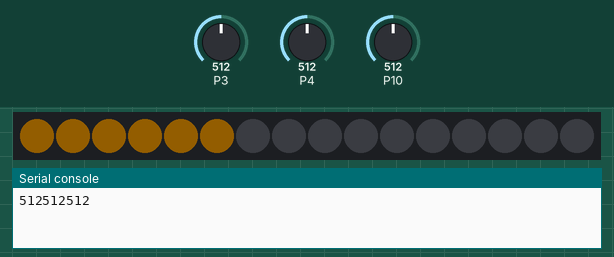
Simulated run of this program. Board: BBC micro:bit (MakeCode). Parts: 16 RGB LEDs in strip order, left to right, the last lines printed to the serial console. The test bench sets the inputs (shaded band); at power-on: P4 = 512, P3 = 512, P10 = 512 (analog values on the 0–1023 scale). Dim RGB values are drawn brighter than linear.

Above: at 1.3 s.
1.4 s: P4 set to 199
7.9 s: P4 set to 166
At 11.3 s:
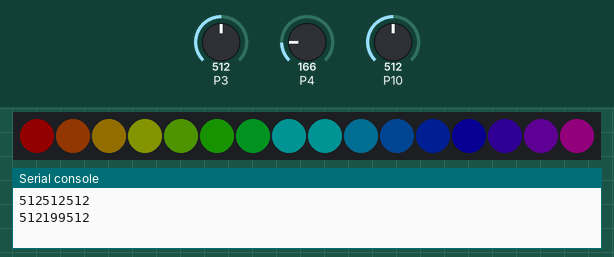
11.8 s: P3 set to 683
14.7 s: P3 set to 708
At 16.3 s:
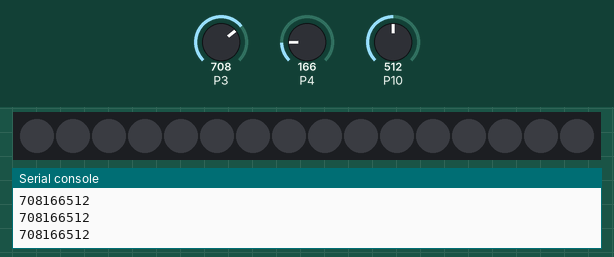
17.6 s: P3 set to 511
At 22.7 s:
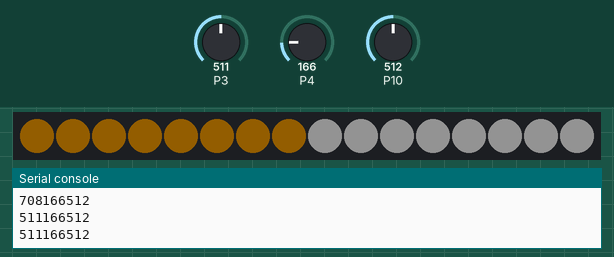
22.9 s: P3 set to 716
At 25.5 s:
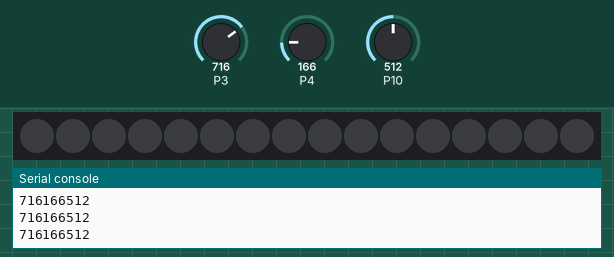

The program:

main.ts
```typescript
function cold () {
    for (let index = 0; index <= 7; index++) {
        range2.setPixelColor(index, neopixel.colors(NeoPixelColors.White))
        range2.show()
        basic.pause(200)
    }
    while (light2 == 2) {
        range1.showRainbow(0, 179)
        range2.showRainbow(180, 310)
        touch_sensor1 = pins.analogReadPin(AnalogPin.P4)
        if (touch_sensor1 > 180) {
            range2.showColor(neopixel.colors(NeoPixelColors.Black))
            basic.pause(200)
            break;
        }
        pressure_sensor = pins.analogReadPin(AnalogPin.P3)
        if (pressure_sensor > 700) {
            basic.pause(200)
            break;
        }
    }
}
function off () {
    strip.showColor(neopixel.colors(NeoPixelColors.Black))
    basic.pause(100)
}
function warm () {
    strip.showColor(neopixel.colors(NeoPixelColors.Black))
    for (let index = 0; index <= 7; index++) {
        range1.setPixelColor(index, neopixel.colors(NeoPixelColors.White))
        range1.show()
        basic.pause(200)
    }
    while (light2 == 1) {
        range1.showRainbow(0, 179)
        touch_sensor2 = pins.analogReadPin(AnalogPin.P10)
        if (touch_sensor2 > 180) {
            basic.pause(200)
            break;
        }
        pressure_sensor = pins.analogReadPin(AnalogPin.P3)
        if (pressure_sensor > 700) {
            basic.pause(200)
            break;
        }
    }
}
function orange () {
    for (let index = 0; index <= 15; index++) {
        strip.setPixelColor(index, neopixel.colors(NeoPixelColors.Orange))
        strip.show()
        if (index == 15) {
            break;
        }
        basic.pause(200)
    }
    strip.showColor(neopixel.colors(NeoPixelColors.Orange))
    basic.pause(100)
}
let touch_sensor2 = 0
let pressure_sensor = 0
let touch_sensor1 = 0
let range2: neopixel.Strip = null
let range1: neopixel.Strip = null
let strip: neopixel.Strip = null
let light2 = 0
light2 = 0
let mode = 0
strip = neopixel.create(DigitalPin.P16, 16, NeoPixelMode.RGB)
range1 = strip.range(0, 8)
range2 = strip.range(8, 8)
strip.setBrightness(20)
range1.setBrightness(20)
range2.setBrightness(20)
basic.pause(100)
basic.forever(function () {
    pressure_sensor = pins.analogReadPin(AnalogPin.P3)
    touch_sensor1 = pins.analogReadPin(AnalogPin.P4)
    touch_sensor2 = pins.analogReadPin(AnalogPin.P10)
    serial.writeNumber(pressure_sensor)
    serial.writeNumber(touch_sensor1)
    serial.writeNumber(touch_sensor2)
    serial.writeLine("")
    if (mode == 0) {
        off()
    }
    if (mode == 0 && (pressure_sensor > 400 && pressure_sensor < 600)) {
        orange()
        mode += 1
    }
    if (mode == 1 && (pressure_sensor < 600 && (touch_sensor1 < 180 && touch_sensor2 < 180))) {
        orange()
    }
    if (mode == 1 && touch_sensor1 > 180) {
        light2 = 1
        warm()
    }
    if (mode == 1 && touch_sensor2 > 180) {
        light2 += 1
        cold()
    }
    if (mode == 1 && pressure_sensor > 700) {
        off()
        mode += 1
        light2 = 0
    }
    if (mode == 2 && pressure_sensor < 800) {
        off()
        mode = 0
        light2 = 0
    }
})
```

test.ts
```typescript
// 테스트는 여기로 이동합니다; 이 패키지가 확장으로 사용될 때 컴파일되지 않을 것 입니다.
```

Measured:
- the behaviour switches between 181 and 180 on P4 (found by bisection; images 0 and 1)
- the behaviour switches between 700 and 701 on P3 (found by bisection; images 1 and 2)
- after the input at 7.9 s, the LEDs: first differ from a run without the input after 2.5 s (image 1)
- after the input at 11.8 s, every drawn part: stays the same
- after the input at 14.7 s, the LEDs: change after 0.20 s (image 2)
- after the input at 17.6 s, the LEDs: first change after 0.18 s (image 3 shows a later state)
- after the input at 22.9 s, the LEDs: first differ from a run without the input after 1.4 s (image 4)
